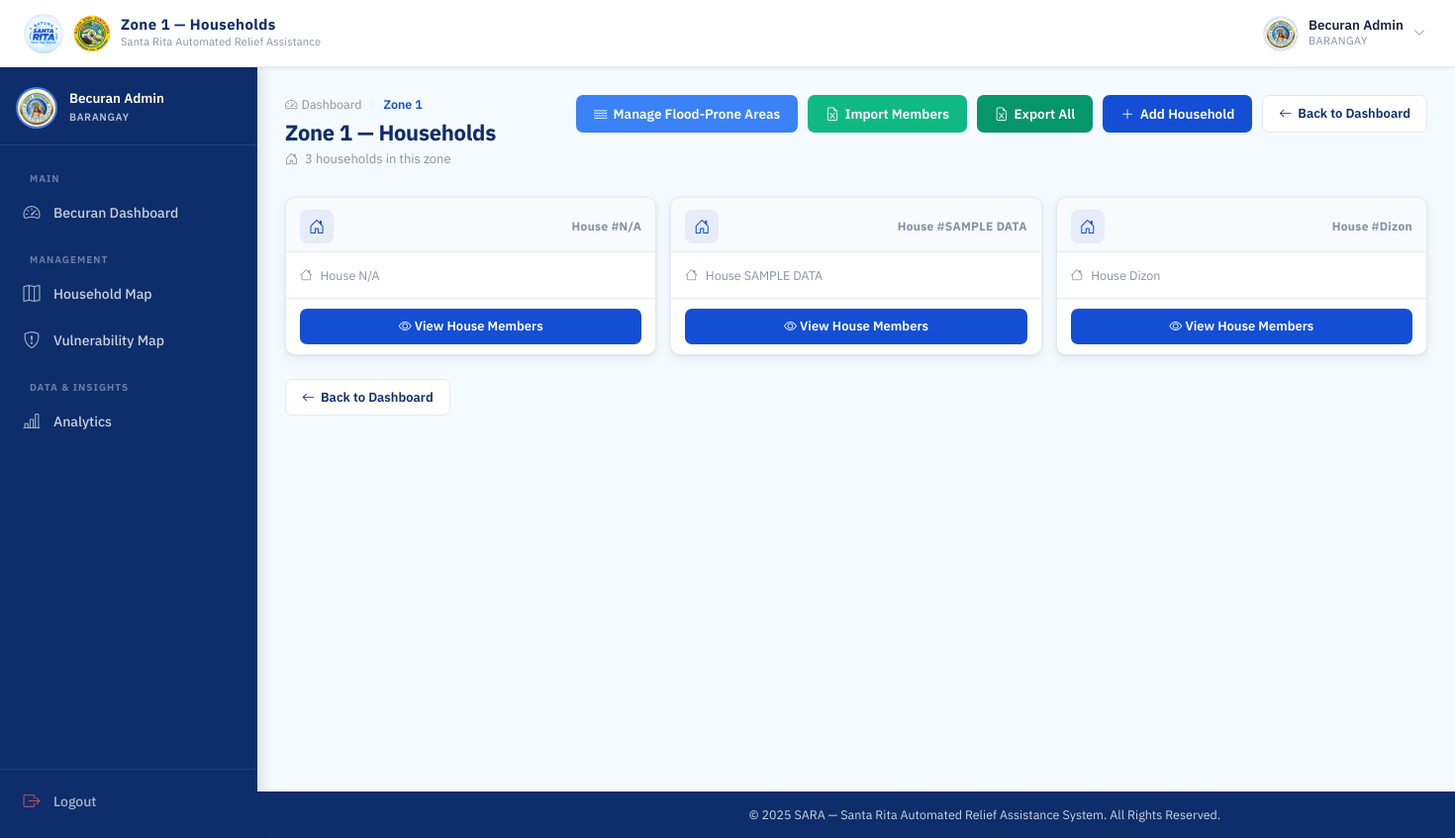
The app's page /barangay/zones/1/ (signed in) with its own data.
### households/models.py (models this page shows, shortened)
class Zone(models.Model):
    barangay = models.ForeignKey(Barangay, on_delete=models.CASCADE, related_name='zones')
    name = models.CharField(max_length=50)

class Household(models.Model):
    barangay = models.ForeignKey(Barangay, on_delete=models.CASCADE, related_name='households')
    zone = models.ForeignKey(Zone, on_delete=models.CASCADE, related_name='households')
    LAND_USE_CHOICES = (
        ('RESIDENTIAL', 'Residential'),
        ('AGRICULTURAL', 'Agricultural'),
        ('COMMERCIAL', 'Commercial'),
        ('INDUSTRIAL', 'Industrial'),
        ('INSTITUTIONAL', 'Institutional'),
        ('FISHING', 'Fishing'),
    )
    HAZARD_CHOICES = (
        ('NONE', 'No Hazard'),
        ('FLOOD', 'Flood'),
        ('LANDSLIDE', 'Landslide'),
        ('FIRE', 'Fire'),
        ('EARTHQUAKE', 'Earthquake/Fault'),
        ('RIVERBANK_EROSION', 'Riverbank Erosion'),
        ('OTHER', 'Other'),
    )
    house_number = models.CharField(max_length=50)
    land_use = models.CharField(max_length=20, choices=LAND_USE_CHOICES)
    hazard_exposure = models.CharField(max_length=20, choices=HAZARD_CHOICES)
    flood_depth = models.CharField(max_length=50, blank=True)
    flood_frequency = models.CharField(max_length=50, blank=True)
    hazard_other_description = models.CharField(max_length=255, blank=True)
    accessibility = models.CharField(max_length=255, blank=True)
    location_notes = models.CharField(max_length=255, blank=True)
    latitude = models.DecimalField(max_digits=9, decimal_places=6, null=True, blank=True)
    longitude = models.DecimalField(max_digits=9, decimal_places=6, null=True, blank=True)

### accounts/models.py (models this page shows, shortened)
class User(AbstractUser):
    ROLE_CHOICES = (
        ('MSWDO', 'MSWDO Admin'),
        ('MSWDO_STAFF', 'MSWDO Staff'),
        ('BARANGAY', 'Barangay Admin'),
    )
    email = models.EmailField(unique=True)
    role = models.CharField(max_length=20, choices=ROLE_CHOICES)
    barangay = models.ForeignKey(
        'Barangay', on_delete=models.SET_NULL, blank=True, null=True, related_name='users'
    )
    is_active = models.BooleanField(default=True)
    middle_name = models.CharField(max_length=150, blank=True)
    suffix = models.CharField(max_length=10, blank=True, null=True)
    position = models.CharField(max_length=100, blank=True)
    birth_place = models.CharField(max_length=200, blank=True)
    CIVIL_STATUS_CHOICES = (
        ('SINGLE', 'Single'),
        ('MARRIED', 'Married'),
        ('WIDOWED', 'Widowed'),
        ('SEPARATED', 'Separated'),
        ('ANNULLED', 'Annulled'),
    )
    civil_status = models.CharField(max_length=20, choices=CIVIL_STATUS_CHOICES, blank=True)
    citizenship = models.CharField(max_length=100, blank=True, default='Filipino')
    must_change_password = models.BooleanField(default=False)
    SEX_CHOICES = (
        ('M', 'Male'),
        ('F', 'Female'),
    )
    sex = models.CharField(max_length=1, choices=SEX_CHOICES, blank=True)
    birthdate = models.DateField(blank=True, null=True)
    contact_number = models.CharField(
        max_length=13,
        blank=True,
        validators=[
            RegexValidator(
                regex=r'^(09|\+639)\d{9}$',
                message="Phone number must be entered in the format: '09XXXXXXXXX' or '+639XXXXXXXXX'."
            )
        ]
    )
    profile_image = models.ImageField(upload_to=user_profile_image_path, blank=True, null=True)

class Barangay(models.Model):
    name = models.CharField(max_length=100, unique=True)
    def __str__(self):
        return self.name

### households/views.py (the view)
# urls.py: path('barangay/zones/<int:zone_id>/', views.zone_detail, name='zone_detail'),
@login_required(login_url='login')
@session_protected
def zone_detail(request, zone_id):
    if request.user.role != 'BARANGAY':
        return HttpResponseForbidden("Access Denied")
    zone = get_object_or_404(Zone, id=zone_id, barangay=request.user.barangay)
    households = Household.objects.filter(zone=zone)
    return render(request, 'households/zone_detail.html', {
        'zone': zone,
        'households': households
    })

### accounts/context_processors.py (called while the page is built)
def auth_required(request):
    return {
        'requires_auth': request.user.is_authenticated
    }

### households/templates/households/zone_detail.html (shortened to what this page needs)
{% extends 'base.html' %}
{% load static %}
{% block navbar_title %}{{ zone.name }} — Households{% endblock %}
{% block css %}
<link rel="stylesheet" href="{% static 'css/mswdo_dashboard.css' %}">
<link rel="stylesheet" href="{% static 'css/barangay_accounts.css' %}">
<link rel="stylesheet" href="{% static 'css/barangay_list.css' %}">
<link rel="stylesheet" href="{% static 'css/households.css' %}">
<link rel="stylesheet" href="{% static 'css/scan_rfid.css' %}">
{% endblock %}
{% block content %}
<div class="dash-page-header">
  <div>
    <div class="page-breadcrumb">
      <a href="{% url 'barangay_dashboard' %}" class="breadcrumb-link">
        <i class="bi bi-speedometer2"></i> Dashboard
      </a>
      <i class="bi bi-chevron-right breadcrumb-sep"></i>
      <span class="breadcrumb-current">{{ zone.name }}</span>
    </div>
    <h1 class="dash-page-title">{{ zone.name }} — Households</h1>
    <p class="dash-page-sub">
      <i class="bi bi-house-door me-1"></i>
      {{ households|length }} household{{ households|length|pluralize }} in this zone
    </p>
  </div>
  <div class="dash-header-actions">
    <a href="{% url 'manage_flood_prone_areas' zone.id %}" class="btn-dash-primary" style="background-color: #3b82f6; border-color: #3b82f6;">
      <i class="bi bi-water"></i> Manage Flood-Prone Areas
    </a>
    <a href="{% url 'import_members_upload' zone.id %}" class="btn-dash-primary" style="background-color: #10b981; border-color: #10b981;">
      <i class="bi bi-file-earmark-excel"></i> Import Members
    </a>
    <a href="{% url 'export_zone_households_excel_barangay' zone.id %}" class="btn-dash-primary" style="background-color: #059669; border-color: #059669;">
      <i class="bi bi-file-earmark-excel"></i> Export All
    </a>
    <a href="{% url 'add_household' zone.id %}" class="btn-dash-primary">
      <i class="bi bi-plus-lg"></i> Add Household
    </a>
    <a href="{% url 'barangay_dashboard' %}" class="btn-dash-outline">
      <i class="bi bi-arrow-left"></i> Back to Dashboard
    </a>
  </div>
</div>
{% if households %}
<div class="hh-grid">
  {% for household in households %}
  <div class="hh-card" style="cursor: pointer;" onclick="openHouseholdModal({{ household.id }})">
    <div class="hh-card__header">
      <div class="hh-card__icon"><i class="bi bi-house-door"></i></div>
      <span class="hh-card__num">House #{{ household.house_number }}</span>
    </div>
    <div class="hh-card__body">
      <p class="hh-card__family">
        <i class="bi bi-house me-1"></i>House {{ household.house_number }}
      </p>
    </div>
    <div class="hh-card__footer">
      <a href="{% url 'household_detail' household.id %}" class="btn-dash-primary hh-card__btn text-center w-100 d-inline-block" onclick="event.stopPropagation()">
        <i class="bi bi-eye"></i> View House Members
      </a>
    </div>
  </div>
  {% endfor %}
</div>
{% endif %}
<div class="page-back-row">
  <a href="{% url 'barangay_dashboard' %}" class="btn-dash-outline">
    <i class="bi bi-arrow-left"></i> Back to Dashboard
  </a>
</div>
{% endblock %}

### templates/base.html (shortened to what this page needs)
{% load static %}
<!DOCTYPE html>
<html lang="en">
<head>
  <link href="https://cdn.jsdelivr.net/npm/bootstrap@5.3.2/dist/css/bootstrap.min.css" rel="stylesheet">
  <link href="https://cdn.jsdelivr.net/npm/bootstrap-icons@1.11.3/font/bootstrap-icons.min.css" rel="stylesheet">
  <link rel="stylesheet" href="{% static 'css/base.css' %}">
  <link rel="stylesheet" href="{% static 'css/scan_rfid.css' %}">
  <link rel="stylesheet" href="{% static 'css/loading_modal.css' %}">
  {% block css %}{% endblock %}
</head>
<body>
  <div class="page-wrapper">
    <nav class="topbar" id="topbar">
      <div class="topbar-left">
        <a class="topbar-brand" href="#">
          <img src="{% static 'images/logo.jpg' %}" alt="SARA Logo" class="topbar-logo">
          <img src="{% static 'images/SRP.png' %}" alt="SRP Logo" class="topbar-logo topbar-logo--srp">
          <div class="topbar-title-group">
            <span class="topbar-title">{% block navbar_title %}SARA SYSTEM{% endblock %}</span>
            <span class="topbar-subtitle">Santa Rita Automated Relief Assistance</span>
          </div>
        </a>
      </div>
      <div class="topbar-right">
        {% if user.is_authenticated %}
        <div class="topbar-user" id="userDropdownToggle">
          <div class="topbar-avatar">
            {% if user.profile_image %}
            <img src="{{ user.profile_image.url }}" alt="{{ user.get_full_name }}">
            {% else %}
            <span class="avatar-initials">
              {{ user.first_name|first|upper }}{{ user.last_name|first|upper }}
            </span>
            {% endif %}
          </div>
          <div class="topbar-user-info">
            <span class="topbar-username">{{ user.get_full_name|default:user.username }}</span>
            <span class="topbar-role">{{ user.role|default:"User" }}</span>
          </div>
          <i class="bi bi-chevron-down topbar-chevron" id="userChevron"></i>
        </div>
        {% endif %}
      </div>
    </nav>
    {% if user.is_authenticated and not hide_sidebar %}
    <aside class="sidebar" id="sidebar">
      <div class="sidebar-header">
        <div class="sidebar-user-card">
          <div class="sidebar-avatar">
            {% if user.profile_image %}
            <img src="{{ user.profile_image.url }}" alt="{{ user.get_full_name }}">
            {% else %}
            <span class="avatar-initials avatar-initials--lg">
              {{ user.first_name|first|upper }}{{ user.last_name|first|upper }}
            </span>
            {% endif %}
          </div>
          <div class="sidebar-user-info">
            <span class="sidebar-username">{{ user.get_full_name|default:user.username }}</span>
            <span class="sidebar-role-badge">{{ user.role|default:"User" }}</span>
          </div>
        </div>
      </div>
      <nav class="sidebar-body">
        <ul class="sidebar-nav">
          {% if user.role == 'BARANGAY' %}
          <li class="sidebar-section-label">Main</li>
          <li class="sidebar-item">
            <a href="{% url 'barangay_dashboard' %}"
              class="sidebar-link {% if request.resolver_match.url_name == 'barangay_dashboard' %}active{% endif %}">
              <i class="bi bi-speedometer2"></i>
              <span>{{ user.barangay }} Dashboard</span>
            </a>
          </li>
          <li class="sidebar-section-label">Management</li>
          <li class="sidebar-item">
            <a href="{% url 'household_map' %}"
              class="sidebar-link {% if request.resolver_match.url_name == 'household_map' %}active{% endif %}">
              <i class="bi bi-map"></i>
              <span>Household Map</span>
            </a>
          </li>
          <li class="sidebar-item">
            <a href="{% url 'household_vulnerability_map' %}"
              class="sidebar-link {% if request.resolver_match.url_name == 'household_vulnerability_map' %}active{% endif %}">
              <i class="bi bi-shield-exclamation"></i>
              <span>Vulnerability Map</span>
            </a>
          </li>
          <li class="sidebar-section-label">Data & Insights</li>
          <li class="sidebar-item">
            <a href="{% url 'barangay_analytics' %}"
              class="sidebar-link {% if request.resolver_match.url_name == 'barangay_analytics' %}active{% endif %}">
              <i class="bi bi-bar-chart-line"></i>
              <span>Analytics</span>
            </a>
          </li>
          {% endif %}
        </ul>
      </nav>
      <div class="sidebar-footer">
        <a href="{% url 'logout' %}" class="sidebar-link sidebar-logout">
          <i class="bi bi-box-arrow-right"></i>
          <span>Logout</span>
        </a>
      </div>
    </aside>
    {% endif %}
    <main class="{% if user.is_authenticated and not hide_sidebar %}main-content{% endif %}">
      {% block content %}{% endblock %}
    </main>
    <footer
      class="{% if user.is_authenticated and not hide_sidebar %}footer footer--dashboard{% else %}footer{% endif %}">
      <div class="footer-content">
        <p>&copy; 2025 SARA &mdash; Santa Rita Automated Relief Assistance System. All Rights Reserved.</p>
      </div>
    </footer>
  </div>
</body>
</html>

### static/css/mswdo_dashboard.css (style rules this page uses)
:root { --card-radius: 12px; --panel-radius: 12px; --shadow-card: 0 1px 3px rgba(13, 45, 107, 0.07), 0 4px 12px rgba(13, 45, 107, 0.07); --shadow-hover: 0 4px 18px rgba(13, 45, 107, 0.14); --teal: #0d7377; --teal-light: #e6f4f4; --amber: #b45309; --amber-light: #fef3c7; --green: #166534; --green-light: #dcfce7; --indigo: #3730a3; --indigo-light: #ede9fe; --success: #22A06B; --success-hover: #1C8A5C; --success-bg: rgba(34, 160, 107, 0.08); }
.dash-page-header { display: flex; align-items: flex-start; justify-content: space-between; gap: 16px; margin-bottom: 28px; flex-wrap: wrap; }
.dash-page-title { font-size: 22px; font-weight: 700; color: var(--primary); margin: 0 0 4px; letter-spacing: -0.3px; }
.dash-page-sub { font-size: 13px; color: var(--text-muted); margin: 0; }
.dash-header-actions { display: flex; gap: 10px; align-items: center; flex-shrink: 0; }
.btn-dash-primary { display: inline-flex; align-items: center; gap: 6px; background-color: var(--secondary); color: #fff; border: none; border-radius: 7px; padding: 9px 18px; font-size: 13.5px; font-weight: 600; cursor: pointer; transition: background var(--transition), box-shadow var(--transition); font-family: var(--font); text-decoration: none; }
.btn-dash-outline { display: inline-flex; align-items: center; gap: 6px; background: var(--white); color: var(--primary); border: 1.5px solid var(--border); border-radius: 7px; padding: 8px 16px; font-size: 13px; font-weight: 600; cursor: pointer; transition: border-color var(--transition), background var(--transition), color var(--transition), box-shadow var(--transition); font-family: var(--font); text-decoration: none; }

### static/css/barangay_accounts.css (style rules this page uses)
.page-breadcrumb { display: flex; align-items: center; gap: 6px; margin-bottom: 6px; }
.breadcrumb-link { font-size: 12.5px; color: var(--text-muted); text-decoration: none; display: flex; align-items: center; gap: 4px; transition: color var(--transition); }
.breadcrumb-sep { font-size: 10px; color: var(--border); }
.breadcrumb-current { font-size: 12.5px; color: var(--secondary); font-weight: 600; }
.page-back-row { margin-top: 20px; display: flex; align-items: center; }

### static/css/households.css (style rules this page uses)
.hh-grid { display: grid; grid-template-columns: repeat(3, 1fr); gap: 14px; margin-bottom: 24px; }
.hh-card { background: var(--white); border: 1px solid var(--border); border-radius: 10px; overflow: hidden; display: flex; flex-direction: column; box-shadow: var(--shadow-card); transition: box-shadow var(--transition), border-color var(--transition), transform var(--transition); }
.hh-card__header { display: flex; align-items: center; justify-content: space-between; padding: 12px 14px 8px; border-bottom: 1px solid var(--border); background: #f8fafd; }
.hh-card__icon { width: 34px; height: 34px; border-radius: 8px; background: rgba(19, 78, 213, 0.08); color: var(--secondary); font-size: 16px; display: flex; align-items: center; justify-content: center; flex-shrink: 0; }
.hh-card__num { font-size: 12px; font-weight: 700; color: var(--text-muted); letter-spacing: 0.3px; }
.hh-card__body { flex: 1; padding: 14px; }
.hh-card__location, .hh-card__family { font-size: 12.5px; color: var(--text-muted); margin: 0; display: flex; align-items: center; gap: 4px; }
.hh-card__footer { padding: 10px 14px; border-top: 1px solid var(--border); }
.hh-card__btn { width: 100%; justify-content: center; font-size: 13px; padding: 8px 14px; }

### records on screen
Zone: name "Zone 1"
User: profile_image (picture), get_full_name "Becuran Admin", role "BARANGAY", barangay "Becuran"
Household: house_number "N/A"
Household: house_number "SAMPLE DATA"
Household: house_number "Dizon"

### other values on screen
{{ households|length }} "3"
